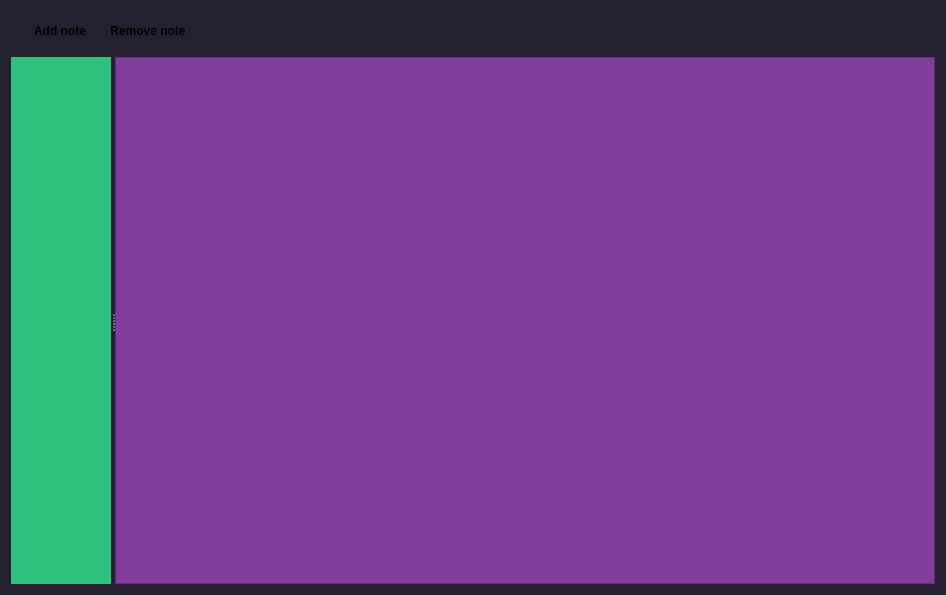
<?xml version="1.0" encoding="UTF-8"?>
<ui version="4.0">
 <class>Note</class>
 <widget class="QDialog" name="Note">
  <property name="geometry">
   <rect>
    <x>0</x>
    <y>0</y>
    <width>946</width>
    <height>595</height>
   </rect>
  </property>
  <property name="windowTitle">
   <string>Dialog</string>
  </property>
  <property name="styleSheet">
   <string notr="true">QWidget
{
	background-color: rgb(36, 31, 49);
}
</string>
  </property>
  <layout class="QVBoxLayout" name="verticalLayout" stretch="0,1">
   <item>
    <widget class="QWidget" name="PanelNotes" native="true">
     <property name="styleSheet">
      <string notr="true">QWidget
{
	background-color: rgb(36, 31, 49);
}</string>
     </property>
     <layout class="QHBoxLayout" name="horizontalLayout">
      <item>
       <widget class="QPushButton" name="AddNote">
        <property name="font">
         <font>
          <bold>true</bold>
         </font>
        </property>
        <property name="styleSheet">
         <string notr="true">QWidget
{
	background-color: rgb(246, 211, 45);
}</string>
        </property>
        <property name="text">
         <string>Add note</string>
        </property>
        <property name="icon">
         <iconset>
          <normaloff>../../image/icons-notes-128.png</normaloff>../../image/icons-notes-128.png</iconset>
        </property>
        <property name="iconSize">
         <size>
          <width>30</width>
          <height>30</height>
         </size>
        </property>
        <property name="flat">
         <bool>true</bool>
        </property>
       </widget>
      </item>
      <item>
       <widget class="QPushButton" name="RemoveNote">
        <property name="font">
         <font>
          <bold>true</bold>
         </font>
        </property>
        <property name="text">
         <string>Remove note</string>
        </property>
        <property name="icon">
         <iconset>
          <normaloff>../../image/icons-trash-120.png</normaloff>../../image/icons-trash-120.png</iconset>
        </property>
        <property name="iconSize">
         <size>
          <width>30</width>
          <height>30</height>
         </size>
        </property>
        <property name="flat">
         <bool>true</bool>
        </property>
       </widget>
      </item>
      <item>
       <spacer name="horizontalSpacer">
        <property name="orientation">
         <enum>Qt::Horizontal</enum>
        </property>
        <property name="sizeHint" stdset="0">
         <size>
          <width>40</width>
          <height>20</height>
         </size>
        </property>
       </spacer>
      </item>
     </layout>
    </widget>
   </item>
   <item>
    <widget class="QSplitter" name="splitter">
     <property name="sizePolicy">
      <sizepolicy hsizetype="Expanding" vsizetype="Preferred">
       <horstretch>0</horstretch>
       <verstretch>0</verstretch>
      </sizepolicy>
     </property>
     <property name="minimumSize">
      <size>
       <width>0</width>
       <height>0</height>
      </size>
     </property>
     <property name="orientation">
      <enum>Qt::Horizontal</enum>
     </property>
     <property name="childrenCollapsible">
      <bool>false</bool>
     </property>
     <widget class="NoteListWidget" name="noteListWidget" native="true">
      <property name="styleSheet">
       <string notr="true">QWidget
{
	background-color: rgb(46, 194, 126);
}</string>
      </property>
     </widget>
     <widget class="QTextEdit" name="textEdit">
      <property name="sizePolicy">
       <sizepolicy hsizetype="Expanding" vsizetype="Expanding">
        <horstretch>2</horstretch>
        <verstretch>0</verstretch>
       </sizepolicy>
      </property>
      <property name="styleSheet">
       <string notr="true">QWidget
{
	background-color: rgb(129, 61, 156);
}</string>
      </property>
     </widget>
    </widget>
   </item>
  </layout>
 </widget>
 <customwidgets>
  <customwidget>
   <class>NoteListWidget</class>
   <extends>QWidget</extends>
   <header>note/notelistwidget.h</header>
   <container>1</container>
  </customwidget>
 </customwidgets>
 <resources/>
 <connections/>
</ui>
